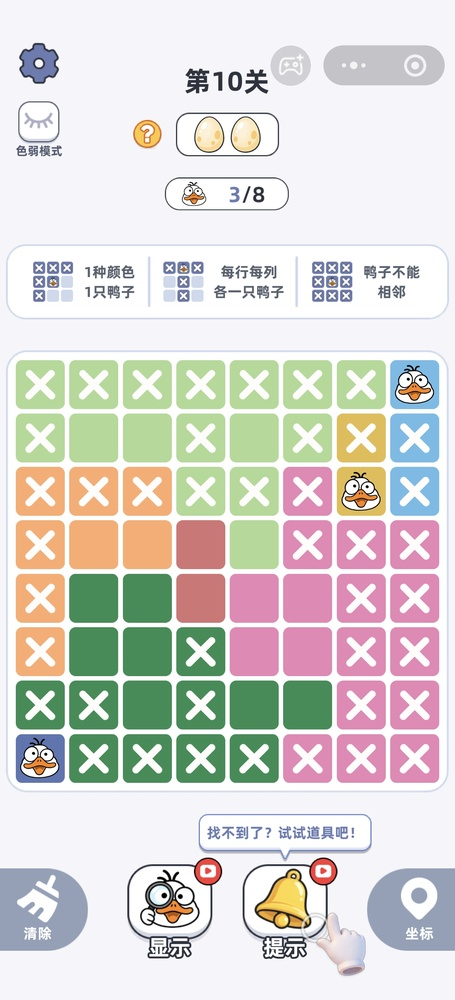
#> input picture tests/fixtures/level10.jfif, 455 x 1000 px, shrunk from 1440 x 3168 before the run
$ python analyze.py ../tests/fixtures/level10.jfif
#> lines starting #> are read from the running program, lines starting #| are printed output that depends on the picture; after the words box and inside, x2 and y2 are one past the last pixel; in counts of white or black regions, pixels touching at a corner belong together
"""像素分析工具：把游戏截图拆成棋盘网格，输出每格颜色/状态。

用法: python tools/analyze.py <图片路径>
"""
import sys
import numpy as np
from PIL import Image


def load(path):
#> called with path = '../tests/fixtures/level10.jfif'
    im = Image.open(path).convert("RGB")
#> im is the input picture: PIL image 455x1000 RGB; mean R, G, B 217.7, 215.3, 211
    a = np.asarray(im).astype(np.int16)
#| size (455, 1000)
    return im, a


def srgb_stats(a):
    """返回 (彩度饱和度, 明度) 用 HSV 近似。"""
    r, g, b = a[..., 0], a[..., 1], a[..., 2]
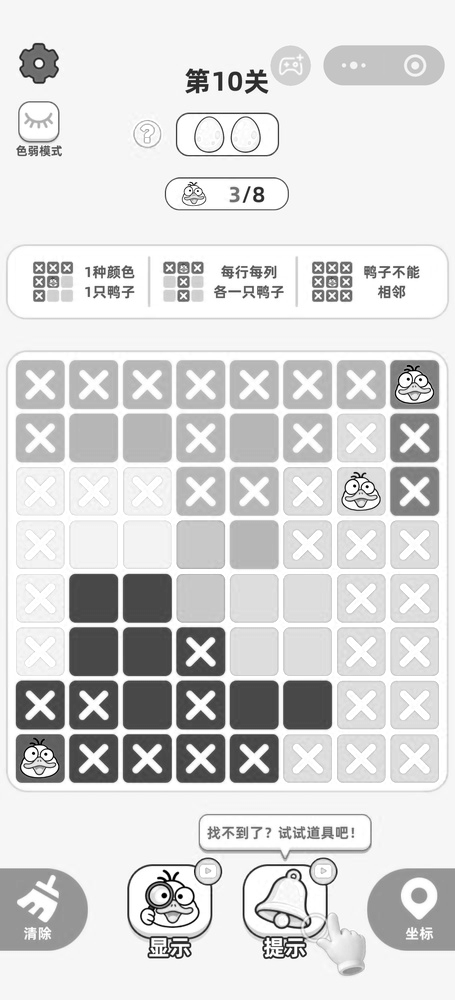
#> r: shape (1000, 455) int16; min 0, max 255, mean 217.7
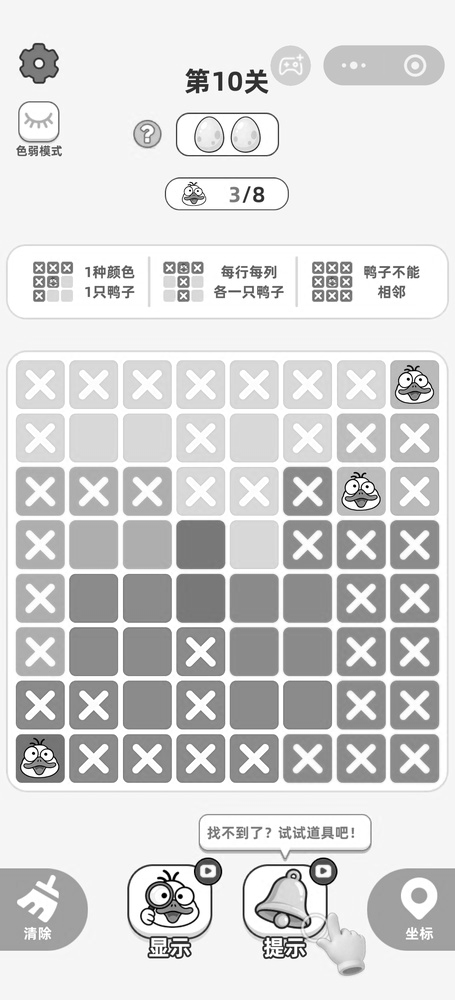
#> g: shape (1000, 455) int16; min 0, max 255, mean 215.3
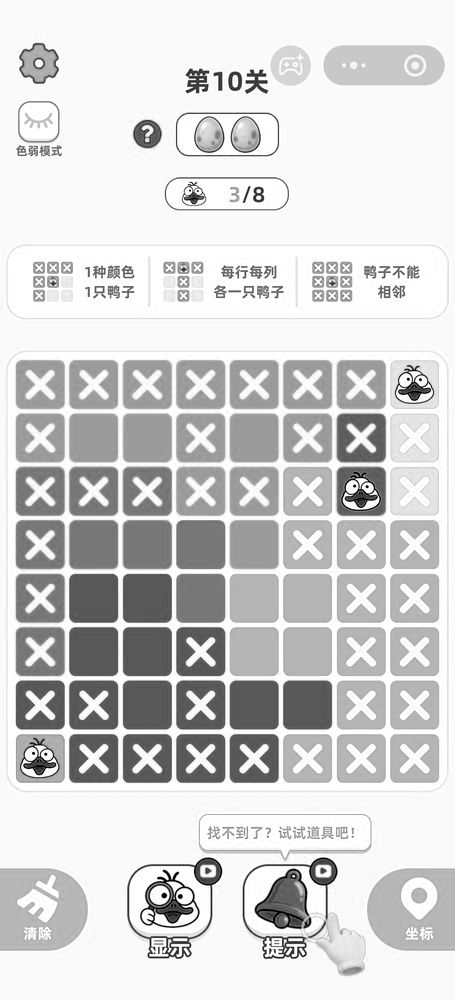
#> b: shape (1000, 455) int16; min 0, max 255, mean 211
    mx = a.max(axis=2)
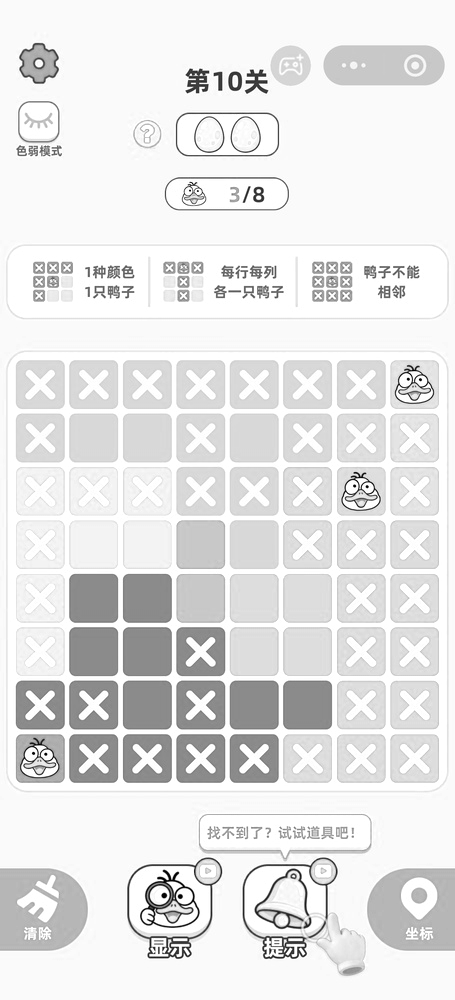
#> mx: shape (1000, 455) int16; min 0, max 255, mean 229.5
    mn = a.min(axis=2)
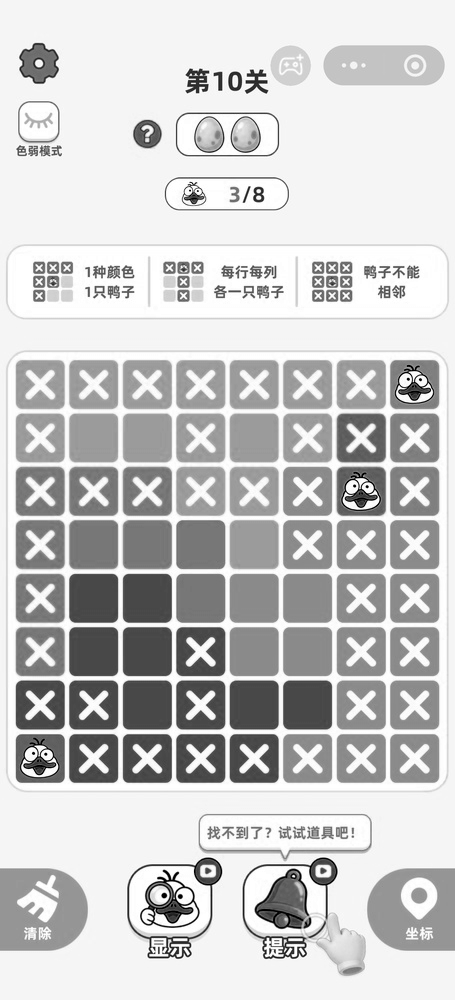
#> mn: shape (1000, 455) int16; min 0, max 255, mean 201.6
    sat = (mx - mn)  # 0..255 的色度范围
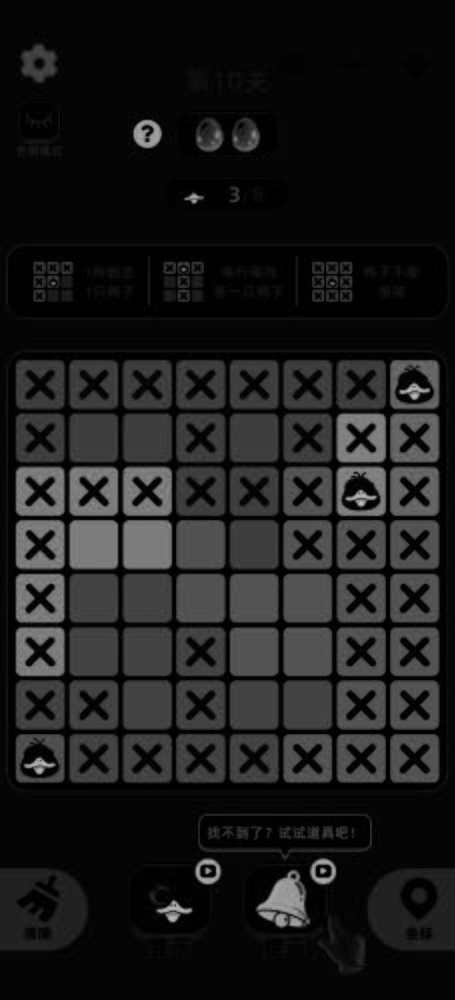
#> sat: shape (1000, 455) int16; min 0, max 189, mean 27.9
    return sat, mx, mn


def find_board(a):
    sat, mx, mn = srgb_stats(a)
    # 彩色格子: 有明显色差且不太暗不太亮
    mask = (sat > 28) & (mx > 60)
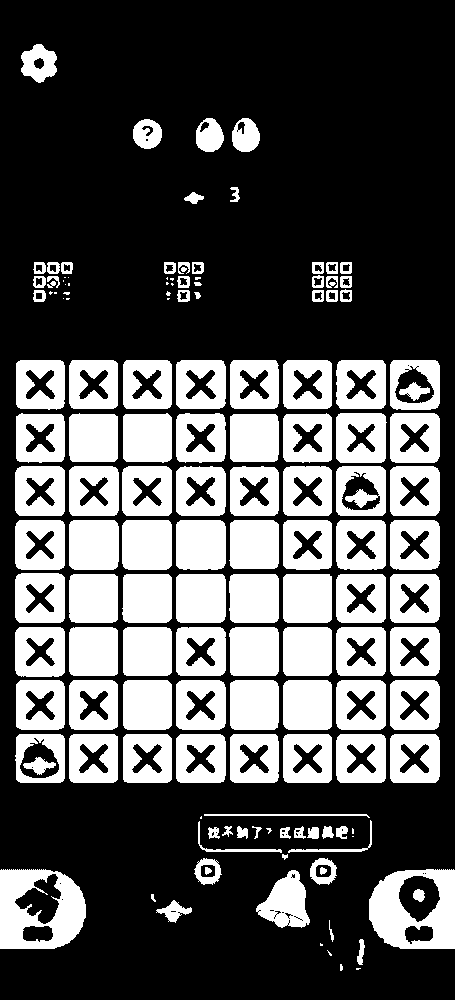
#> mask: shape (1000, 455) bool; 33.6% white; 146 white regions (25 under 20 px), largest, box (x1, y1, x2, y2) and area: (0, 869, 86, 949) 4538, (369, 869, 455, 949) 4448, (122, 520, 172, 570) 2457
    h, w = mask.shape
#> h = 1000; w = 455
    col_cov = mask.mean(axis=0)
#> col_cov = 455 values, max 0.473 at index 58, min 0 at index 119, mean 0.336
    row_cov = mask.mean(axis=1)
#> row_cov = 1000 values, max 0.877 at index 560, min 0 at index 0, mean 0.336

    def band(cov, thr):
#> called with cov = array of shape (455,), thr = 0.15
        idx = np.where(cov > thr)[0]
#> idx = 396 values from 15 to 439
        if len(idx) == 0:
            return None
        return int(idx[0]), int(idx[-1])

    cb = band(col_cov, 0.15)
#> cb = (15, 439)
    rb = band(row_cov, 0.30)
#> rb = (360, 944)
    return mask, cb, rb, col_cov, row_cov


def main(path):
    im, a = load(path)
    print("size", im.size)
    mask, cb, rb, col_cov, row_cov = find_board(a)
#> cb = (15, 439); rb = (360, 944)
    print("col band", cb, "row band", rb)
#| col band (15, 439) row band (360, 944)
    h, w = mask.shape
#> h = 1000; w = 455
    # 打印行方向的彩色覆盖率，找出棋盘所在的行区间
    step = max(1, h // 80)
#> step = 12
    for y in range(0, h, step):
        print(f"y={y:5d} cov={row_cov[y]:.2f}")
#> this loop made 84 passes
#| y=    0 cov=0.00
#| y=   12 cov=0.00
#| y=   24 cov=0.00
#| y=   36 cov=0.00
#| y=   48 cov=0.03
#| y=   60 cov=0.06
#| y=   72 cov=0.07
#| y=   84 cov=0.00
#> (further printed lines are left out)


if __name__ == "__main__":
    main(sys.argv[1])
